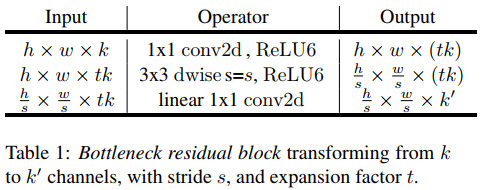
#> input picture images/633b44a9b67e216ee8afcf5e13ef390f51260e9b6d0786421208ed3aab8d99c8.png, 489 x 190 px
$ python -i util.py   (imports and definitions only)
#> lines starting #> are read from the running program, lines starting #| are printed output that depends on the picture; after the words box and inside, x2 and y2 are one past the last pixel; in counts of white or black regions, pixels touching at a corner belong together
#> further down, picture is the input picture: shape (190, 489, 3); mean B, G, R 227.7, 227.7, 227.7
import cv2
import os
import numpy as np
import imutils
import random
from random import randint
import matplotlib.pyplot as plt

# [8 lines left out: function random_rotate, not called in this run]
def get_mask(img):
    r, w, _ = img.shape
#> r = 190; w = 489
    img_mask = img.copy()
    img_mask = cv2.cvtColor(img_mask,cv2.COLOR_BGR2GRAY)
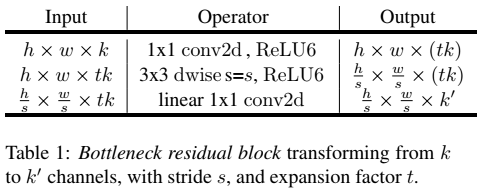
#> img_mask: shape (190, 489); min 0, max 255, mean 227.7
    _,mask = cv2.threshold(img_mask,50,255,cv2.THRESH_BINARY_INV)
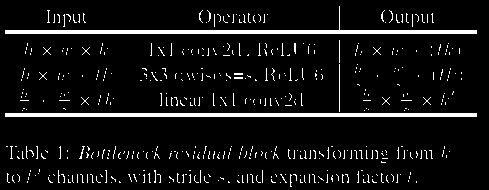
#> mask: shape (190, 489); 7.2% white; 486 white regions (480 under 20 px), largest, box (x1, y1, x2, y2) and area: (5, 6, 477, 34) 1912, (5, 113, 477, 117) 1888, (339, 64, 340, 112) 48, (339, 40, 340, 63) 23, (79, 146, 85, 159) 22, (294, 43, 296, 54) 20
    mask = cv2.resize(mask,(w,r))
    return mask

# [33 lines left out: functions encode, decode, judge_point, not called in this run]
def remove_frame(img):
    img = img[40:376,40:376,:]
    return img
# [21 lines left out: function result_show, not called in this run]

# [52 lines not run here, left out]

>>> import cv2
>>> picture = cv2.imread('../images/633b44a9b67e216ee8afcf5e13ef390f51260e9b6d0786421208ed3aab8d99c8.png')
>>> result = get_mask(picture)

$ run again, on images/e2df719b34773e50256cfefb3065d8e0b1e931973d11bd630bb202635e260e22.png
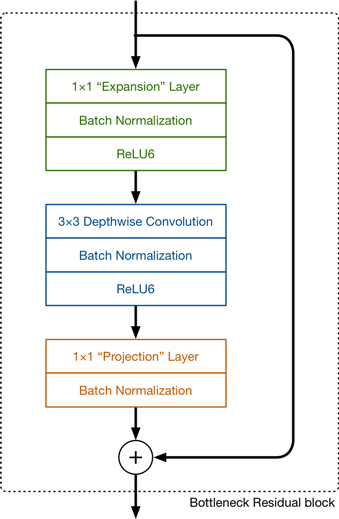
#> input picture images/e2df719b34773e50256cfefb3065d8e0b1e931973d11bd630bb202635e260e22.png, 339 x 519 px
#> picture is the input picture: shape (519, 339, 3); mean B, G, R 242.6, 243.9, 243.2
#> in get_mask, `img_mask = cv2.cvtColor(img_mask,cv2.COLOR_BGR2GRAY)`:
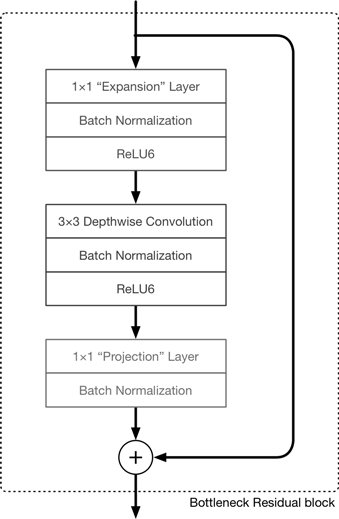
#> img_mask: shape (519, 339); min 0, max 255, mean 243.5
#> in get_mask, `_,mask = cv2.threshold(img_mask,50,255,cv2.THRESH_BINARY_INV)`:
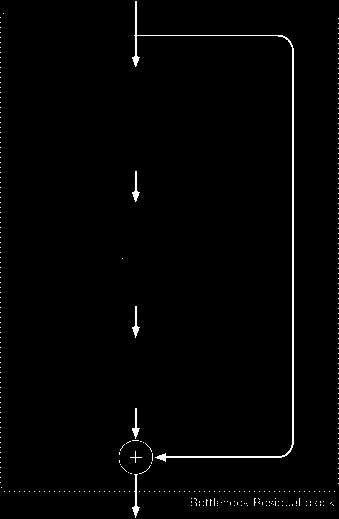
#> mask: shape (519, 339); 1.3% white in thin lines or dots

$ run again, on images/f83c1cf2ed097b767e97a3c8bb889cb70f41b0f4c70a550e1459b2644f68928b.png
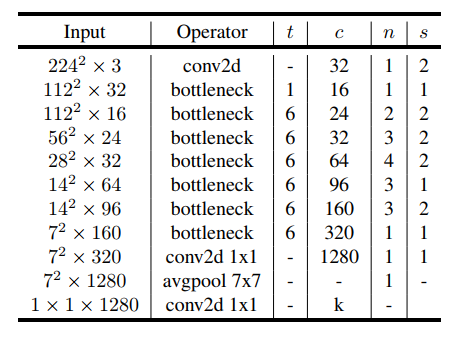
#> input picture images/f83c1cf2ed097b767e97a3c8bb889cb70f41b0f4c70a550e1459b2644f68928b.png, 462 x 338 px
#> picture is the input picture: shape (338, 462, 3); mean B, G, R 231.7, 231.7, 231.7
#> in get_mask, `img_mask = cv2.cvtColor(img_mask,cv2.COLOR_BGR2GRAY)`:
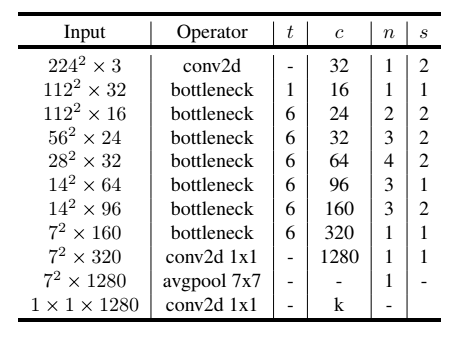
#> img_mask: shape (338, 462); min 0, max 255, mean 231.7
#> in get_mask, `_,mask = cv2.threshold(img_mask,50,255,cv2.THRESH_BINARY_INV)`:
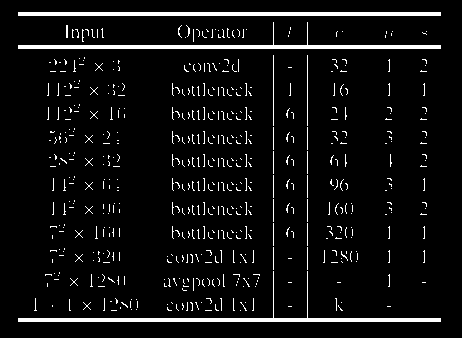
#> mask: shape (338, 462); 6.1% white; 552 white regions (534 under 20 px), largest, box (x1, y1, x2, y2) and area: (18, 271, 441, 322) 1786, (18, 22, 441, 49) 1738, (18, 12, 441, 16) 1692
